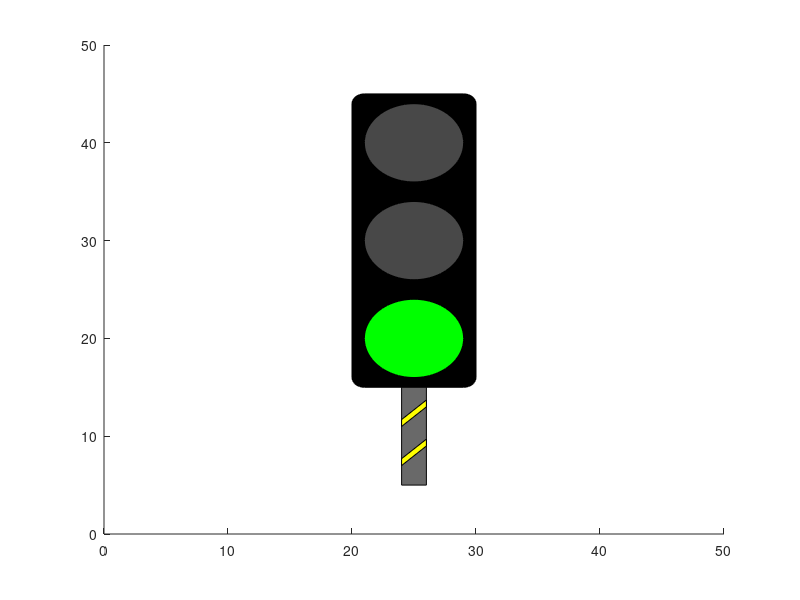

Recreate this plot in MATLAB.
height_Big = 30;
width_Big = 10;
axis_Height = 50;
axis_Width = 50;
height_Small = 10;
width_Small = 2;
x_Big = 20;
y_Big = 15;
x_Small = 24;
y_Small = 5;

%print the big rectangle with curvature with black color
rectangle('Position', [x_Big, y_Big, width_Big, height_Big], 'Curvature', 0.2, 'Facecolor', [0, 0, 0])
hold on 

%print the small rectangle with gray color 
rectangle('Position', [x_Small, y_Small, width_Small, height_Small], 'Facecolor', [105, 105, 105] / 255)
axis([0, axis_Height, 0, axis_Width])

%print the higher parallelogram with yellow color
P0_H = [24 11];
P1_H = [24 11.7];
P2_H = [26 13];
P3_H = [26 13.7];
C_H = [P0_H ;P1_H ; P3_H ; P2_H ; P0_H];
patch(C_H(:,1),C_H(:,2),'y')

%print the lower parallelogram with yellow color
P0_L = [24.0 7.0];
P1_L = [24.0 7.7];
P2_L = [26.0  9.0];
P3_L = [26.0 9.7];
C_L = [P0_L ;P1_L ; P3_L ; P2_L ; P0_L] ;
patch(C_L(:,1),C_L(:,2),'y')

th = 0:pi/50:2*pi;
r = 4;                    
x_All = axis_Width / 2;

y_G = 20;
xunit_G = r * cos(th) + x_All;
yunit_G = r * sin(th) + y_G;

y_Y = 30;
xunit_Y = r * cos(th) + x_All;
yunit_Y = r * sin(th) + y_Y;

y_R = 40;
xunit_R = r * cos(th) + x_All;
yunit_R = r * sin(th) + y_R;

n = 2;

while n > 0
    
    fill(xunit_G, yunit_G, [72, 72, 72] / 255)
    fill(xunit_Y, yunit_Y, [72, 72, 72] / 255)
    fill(xunit_R, yunit_R, 'r')
    pause(2)
    
    fill(xunit_G, yunit_G, [72, 72, 72] / 255)
    fill(xunit_Y, yunit_Y, 'y')
    fill(xunit_R, yunit_R, [72, 72, 72] / 255)
    pause(2)
    
    fill(xunit_G, yunit_G, 'g')
    fill(xunit_Y, yunit_Y, [72, 72, 72] / 255)
    fill(xunit_R, yunit_R, [72, 72, 72] / 255)
    pause(2)
    
    n = n - 1;
end
